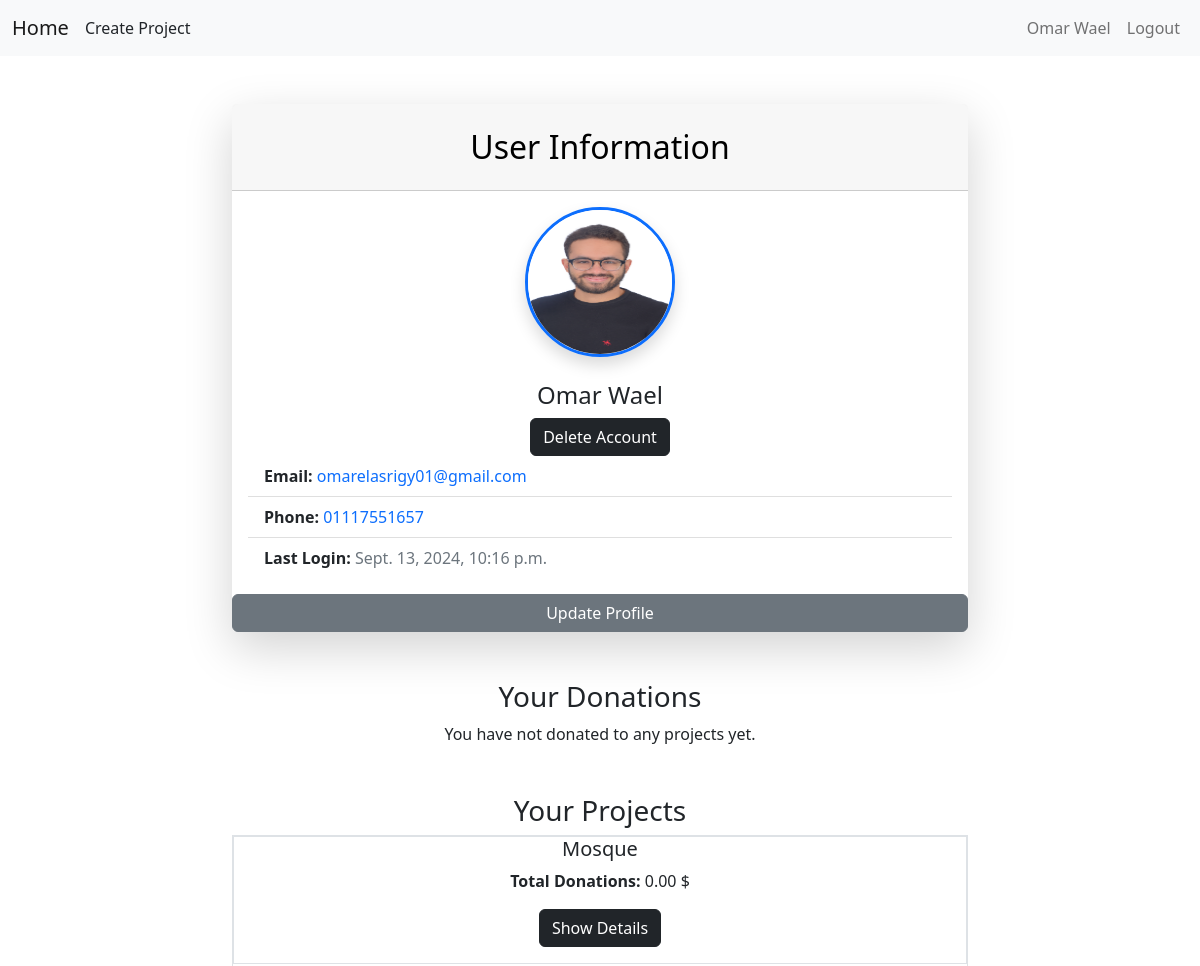
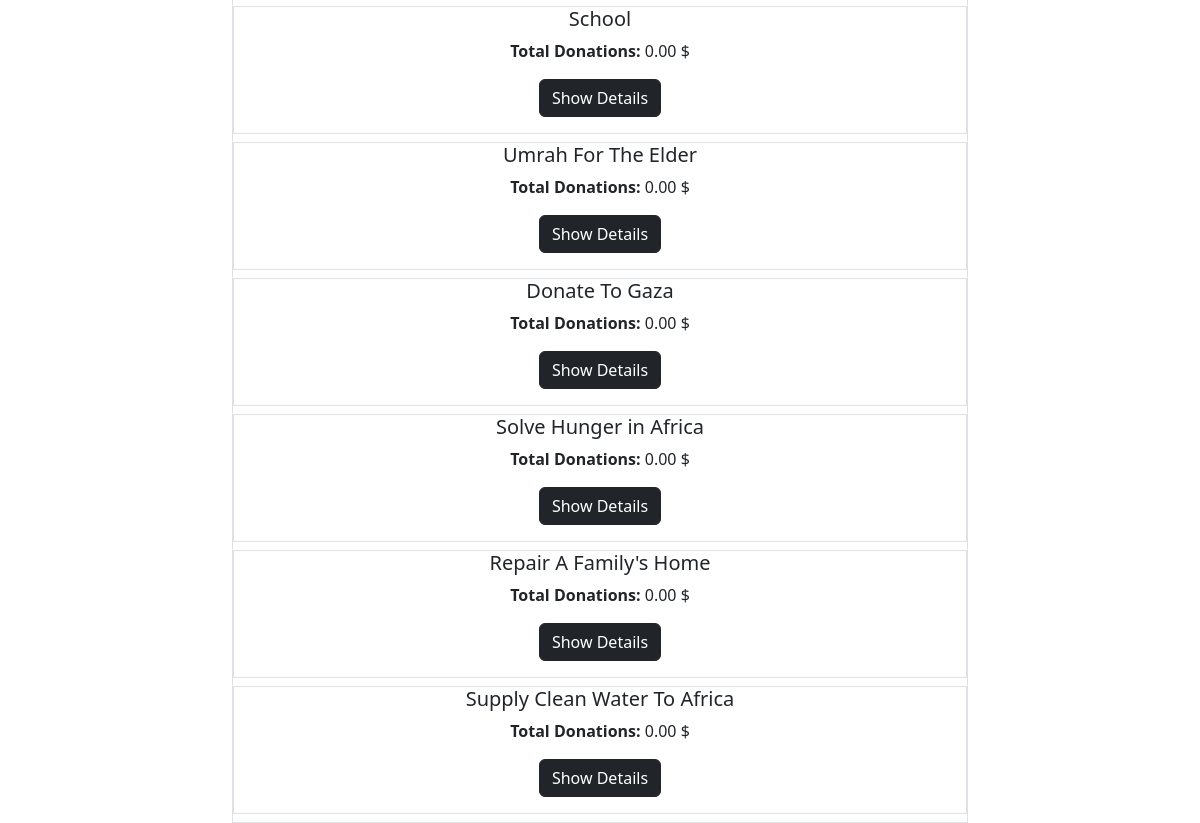
The app's page /user/userInfo (signed in), older data (2 pictures, top to bottom).
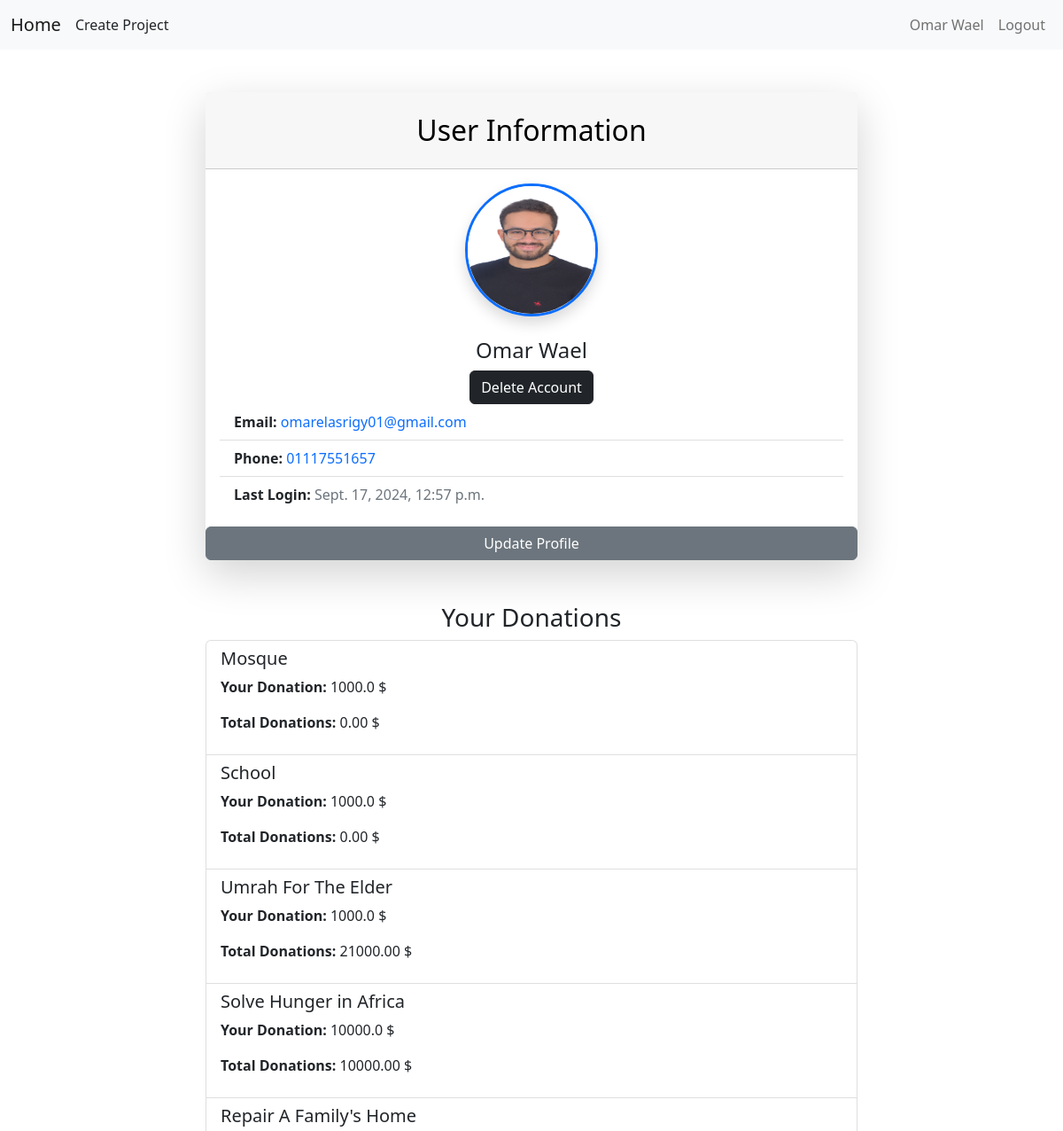
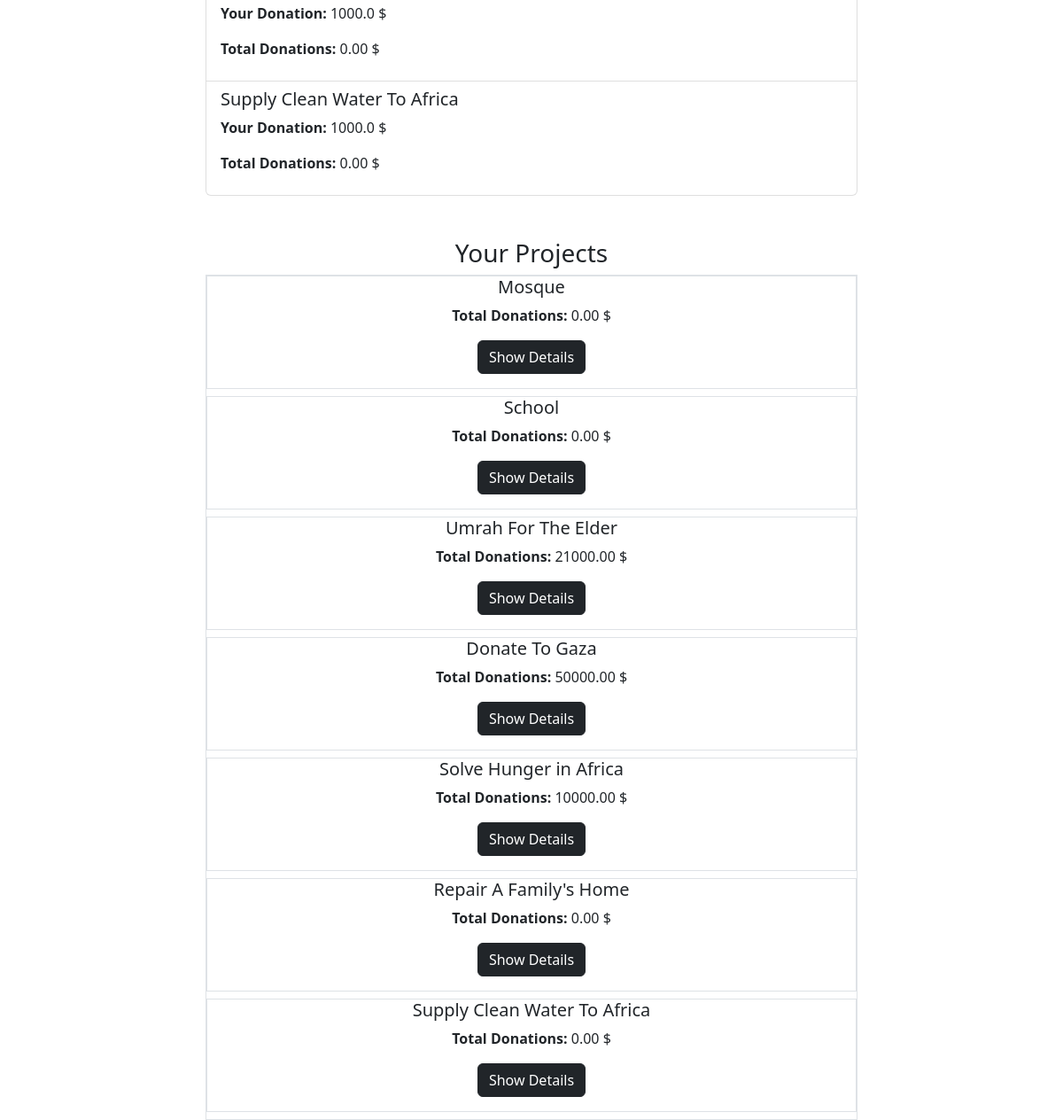
The same page, newer data (2 pictures, top to bottom).
### users/models.py (models this page shows, shortened)
class User(AbstractBaseUser):
    first_name = models.CharField(max_length=255)
    last_name = models.CharField(max_length=255)
    last_login = models.DateTimeField(auto_now_add=True)
    email = models.EmailField(unique=True)
    password = models.CharField(max_length=255)
    phone = models.CharField(max_length=11, validators=[MinLengthValidator(11)])
    profile_pic = models.FileField(upload_to="users/images", null=True, blank=True)
    birth_date = models.DateField(null=True, blank=True)
    facebook_profile = models.TextField(null=True, blank=True)
    country = models.CharField(max_length=30, null=True, blank=True)
    is_admin = models.BooleanField(default=False)
    is_active = models.BooleanField(default=True)
    is_staff = models.BooleanField(default=False)
    is_superuser = models.BooleanField(default=False)
    objects = ManagerUser()
    USERNAME_FIELD = 'email'
    REQUIRED_FIELDS = ["password"]

### projects/models.py (models this page shows, shortened)
class Project(models.Model):
    title = models.CharField(max_length=255)
    details = models.TextField()
    average_rating = models.DecimalField(max_digits=3, decimal_places=2, default=0.00)
    total_target = models.DecimalField(max_digits=10, decimal_places=2)
    total_donations = models.DecimalField(max_digits=10, decimal_places=2, default=0.00)
    tags = models.ManyToManyField(Tag)
    start_time = models.DateTimeField(auto_now_add=True)
    end_time = models.DateField()
    project_pic = models.ImageField(upload_to="projects/images/profile_image", null=True, blank=True)
    user = models.ForeignKey(User, on_delete=models.CASCADE)
    donations = JSONField(default=dict)
    category = models.ForeignKey(Category, on_delete=models.CASCADE, null=True, blank=True)
    def get_user_donations(self, user):
        user_id = str(user.id)
        return self.donations.get(user_id, 0)

### users/views.py (the view)
# urls.py: path('userInfo', user_Info, name='user'),
def user_Info(request):
    if not request.user.is_authenticated:
        return redirect('login')
    projects_with_donations = Project.objects.filter(donations__has_key=str(request.user.id))
    user_projects=Project.objects.filter(user=request.user)
    user_donations = []
    for project in projects_with_donations:
        donation_amount = project.get_user_donations(request.user)
        user_donations.append({
            'project': project,
            'donation_amount': donation_amount
        })
    return render(request, 'user.html', {'user': request.user,  'user_donations': user_donations,'user_projects': user_projects})

### users/templates/user.html (shortened to what this page needs)
{% extends 'base.html' %}
{% block 'content' %}
<div class="container mt-5">
    <div class="row justify-content-center">
        <div class="col-lg-8">
            <div class="card shadow-lg border-0 rounded-lg">
                <div class="card-header bg-gradient-primary text-black text-center py-4">
                    <h2 class="mb-0">User Information</h2>
                </div>
                <div class="card-body text-center">
                    <div class="user-avatar mb-4">
                        {% if user.profile_pic %}
                            <img src="{{ user.profile_pic.url }}" alt="Profile Picture" class="rounded-circle img-fluid border border-3 border-primary shadow" style="width: 150px; height: 150px;">
                        {% else %}
                            <p class="text-muted">No profile picture uploaded.</p>
                        {% endif %}
                    </div>
                    <h4 class="card-title">{{ user.first_name }} {{ user.last_name }}</h4>
                    <a href="{% url 'delete_user' %} " class="btn btn-dark" style="text-decoration: none; color: white;">Delete Account</a>
                    <ul class="list-group list-group-flush text-start">
                        <li class="list-group-item">
                            <strong>Email: </strong>
                            <a href="mailto:{{ user.email }}" class="text-decoration-none">{{ user.email }}</a>
                        </li>
                        <li class="list-group-item">
                            <strong>Phone: </strong>
                            <a href="tel:{{ user.phone }}" class="text-decoration-none">{{ user.phone }}</a>
                        </li>
                        <li class="list-group-item">
                            <strong>Last Login: </strong>
                            <span class="text-muted">{{ user.last_login }}</span>
                        </li>
                    </ul>
                </div>
                <a href="{% url 'update' %}" class="btn btn-secondary">Update Profile</a>
            </div>
            <div class="mt-5">
                <h3 class="text-center">Your Donations</h3>
                {% if user_donations %}
                    <div class="list-group">
                        {% for donation in user_donations %}
                            <div class="list-group-item">
                                <h5>{{ donation.project.title }}</h5>
                                <p><strong>Your Donation:</strong> {{ donation.donation_amount }} $</p>
                                <p><strong>Total Donations:</strong> {{ donation.project.total_donations }} $</p>
                            </div>
                        {% endfor %}
                    </div>
                {% else %}
                    <p class="text-center">You have not donated to any projects yet.</p>
                {% endif %}
            </div>
            <div class="mt-5">
                <h3 class="text-center">Your Projects</h3>
                    <div class="border">
                        {% for project in user_projects %}
                            <div class="list-group-item mb-2 text-center border">
                                <h5>{{ project.title }}</h5>
                                <p><strong>Total Donations:</strong> {{ project.total_donations|default:"0.00" }} $</p>
                                <a href="{% url 'show_project' project.id %}" class="btn btn-dark mt-auto mb-3">Show Details</a>
                            </div>
                            {% empty %}
                            <p class="text-center">you haven't created any projects yet</p>
                        {% endfor %}
                    </div>
            </div>
        </div>
    </div>
</div>
{% endblock 'content' %}

### templates/base.html (shortened to what this page needs)
<!DOCTYPE html>
<html lang="en">
<head>
    <link href="https://cdn.jsdelivr.net/npm/bootstrap@5.2.3/dist/css/bootstrap.min.css" rel="stylesheet">
</head>
<body>
    <nav class="navbar navbar-expand bg-light">
        <div class="container-fluid">
          <div class="d-flex align-items-center">
            <a class="navbar-brand" href="{% url 'home' %}">Home</a>
            <a class="nav-link active" aria-current="page" href="{% url 'create_project' %}">Create Project</a>
          </div>
            <div class="navbar-nav">
              <div class="d-flex justify-content-end">
                {% if user.is_authenticated %}
                  <a class="nav-link" href="{% url 'user' %}">{{ user.first_name|capfirst }} {{ user.last_name|capfirst }}</a>
                  <a class="nav-link" href="{% url 'logout' %}">Logout</a>
                {% else %}
                  <a class="nav-link" href="{% url 'login' %}">Login</a>
                  <a class="nav-link" href="{% url 'register' %}">Register</a>
                {% endif %}
                </div>
            </div>
        </div>
      </nav>
    {% block 'content' %}
    {% endblock 'content' %}
</body>
</html>

Row changes from the older to the newer data that the page shows:
changed User "Omar": last_login "Sept. 13, 2024, 10:16 p.m." → "Sept. 17, 2024, 12:57 p.m."
now on one of the page's lists (row edited): Project: project "Mosque", project.total_donations "0.00"
now on one of the page's lists (row edited): Project: project "School", project.total_donations "0.00"
now on one of the page's lists (row edited): Project: project "Umrah For The Elder", project.total_donations "21000.00"
changed Project "Umrah For The Elder": total_donations "0.00" → "21000.00"
now on one of the page's lists (row edited): Project: project "Solve Hunger in Africa", project.total_donations "10000.00"
changed Project "Solve Hunger in Africa": total_donations "0.00" → "10000.00"
now on one of the page's lists (row edited): Project: project "Repair A Family's Home", project.total_donations "0.00"
now on one of the page's lists (row edited): Project: project "Supply Clean Water To Africa", project.total_donations "0.00"
changed Project "Donate To Gaza": total_donations "0.00" → "50000.00"
Text that changed along with them:
text no longer shown: "You have not donated to any projects yet."
